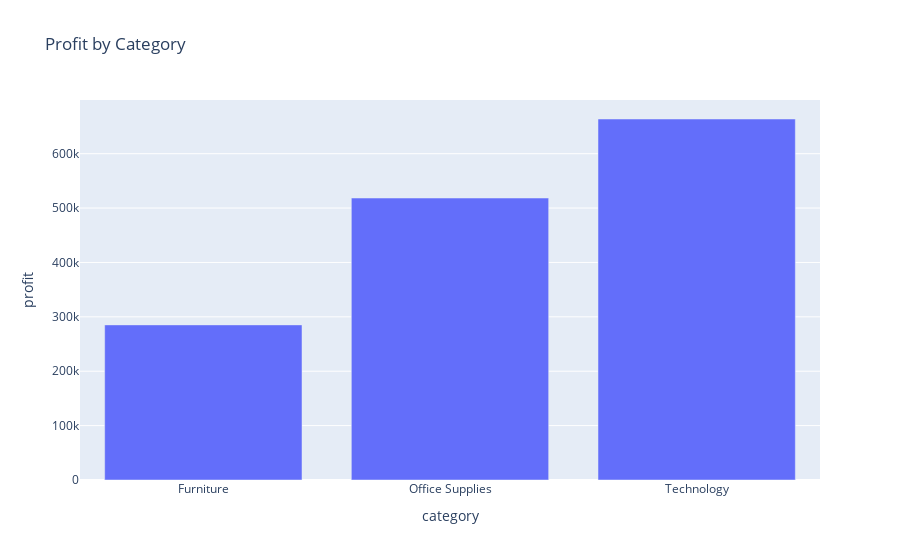

The notebook cell this image was saved under:
### Code cell
fig = px.bar(
    df.groupby('category', as_index=False)['profit'].sum(),
    x='category',
    y='profit',
    title='Profit by Category'
)
fig.show()

### Figure 1 — Plotly figure (JSON) as saved in the notebook; plotly's stock layout.template omitted (floating-point values rounded to 4 significant figures)
{"data": [{"hovertemplate": "category=%{x}<br>profit=%{y}<extra></extra>", "legendgroup": "", "marker": {"color": "#636efa", "pattern": {"shape": ""}}, "name": "", "orientation": "v", "showlegend": false, "textposition": "auto", "type": "bar", "x": ["Furniture", "Office Supplies", "Technology"], "xaxis": "x", "y": [285200.0, 518500.0, 663800.0], "yaxis": "y"}], "layout": {"barmode": "relative", "legend": {"tracegroupgap": 0}, "title": {"text": "Profit by Category"}, "xaxis": {"anchor": "y", "domain": [0, 1], "title": {"text": "category"}}, "yaxis": {"anchor": "x", "domain": [0, 1], "title": {"text": "profit"}}}}
